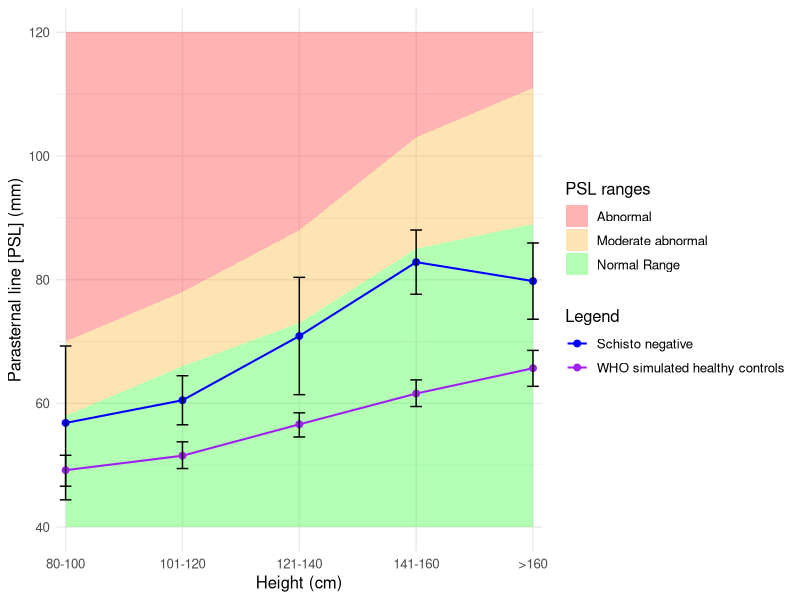

Generate this figure with R: (Note: this script raises an error after producing the figure.)
###############
#compare PSL to WHO ranges
##Clear environment
rm(list=ls())

library(dplyr)
library(ggplot2)
library(forcats)
#DATA####


#open main data doc ####

data <- read.csv("data_FINAL.csv")

#make sure age groups are in the right order
data<- data%>%mutate(age_group = fct_relevel(age_group, 
                                             "3-5", "6-10", "11-14", "15-20", "21-30", "31-40", ">40"))

####compare to healthy controls from Niamey protocol



#create height categories that fit with WHO healthy controls

data <- data %>%
  mutate(height_cat = case_when(height_cm >=80 & height_cm <101 ~ '80-100',
                                height_cm >=101 & height_cm <121 ~ '101-120',
                                height_cm >=121 & height_cm <141 ~ '121-140',
                                height_cm >=141 & height_cm <161 ~ '141-160',
                                height_cm >160 ~'>160'))

test2<-data%>%group_by(height_cat)%>%count()



nrow(data)

#convery psl to mm
data <- data %>%
  mutate(PSLmm = liverPSL_cm *10)

#create dataframe which only has schisto negative people
dfNEG <-data %>% select(height_cat, PSLmm, Portal_vein_diameter_mm, Positive, PosKK_CCA1)%>%
  filter(PosKK_CCA1 ==0)%>%
  mutate(Group = "END")%>%
  rename(height=height_cat)



nrow(dfNEG) #77

# Ensure height is a factor with the correct levels before summarizing
dfNEG$height <- factor(dfNEG$height, levels = c("80-100", "101-120", "121-140", "141-160", ">160"))

# Add confidence intervals and mean
dfNEG_summary <- dfNEG %>%
  group_by(height) %>% 
  summarize(
    mean = mean(PSLmm),
    sd_value = sd(PSLmm),
    n = n(),
    lower = mean - qt(0.975, df = n - 1) * sd_value / sqrt(n),
    upper = mean + qt(0.975, df = n - 1) * sd_value / sqrt(n)
  )

# Ensure height is a factor with the correct levels again, just in case
dfNEG_summary$height <- factor(dfNEG_summary$height, levels = c("80-100", "101-120", "121-140", "141-160", ">160"))

# View the summary
print(dfNEG_summary)

print(dfNEG_summary)

# Rename columns to match PSLNONwho
dfNEG_summary <- dfNEG_summary %>%
  rename(
    PSLmeanNON = mean,
    PSLconf_low = lower,
    PSLconf_high = upper
  )


# Data for negative only add in WHO points
data2 <- data.frame(
  height = c("80-100cm", "101-120cm", "121-140cm", "141-160cm", ">160cm"),
  mean = c(49,53,57,63,65),
  sd=c(4.5,6.5,7.9,10.1,11.6),
  sample=c(17,38,65,89,78),
  min2sd = c(58, 66, 73, 85, 89),
  max2sd = c(70, 78, 88, 103, 111),
  min4sd = c(70, 78, 88, 103, 111),
  max4sd = c(120, 120, 120, 120, 120))



#add mean and ci from raw data
data2$height <-dfNEG_summary$height
data2$raw_points <-dfNEG_summary$PSLmeanNON
data2$PSLconf_low <-dfNEG_summary$PSLconf_low
data2$PSLconf_high <-dfNEG_summary$PSLconf_high

print(data2)

#####simulate data from WHO mean and sd and plot this on graph as well
####
# Load necessary library
library(boot)


# Function to generate bootstrap samples and calculate mean
bootstrap_function <- function(data, indices) {
  sample_data <- data[indices]
  return(mean(sample_data))
}

# Initialize a list to store results
results <- list()

# Loop through each row in the data frame
for (i in 1:nrow(data2)) {
  mean <- data2$mean[i]
  sd <- data2$sd[i]
  sample_size <- data2$sample[i]
  
  # Generate the simulated data
  simulated_data <- rnorm(sample_size, mean, sd)
  
  # Perform bootstrap
  bootstrap_results <- boot(data = simulated_data, statistic = bootstrap_function, R = 1000)
  
  # Calculate 95% confidence intervals
  ci <- boot.ci(bootstrap_results, type = "perc")
  
  # Store results
  results[[i]] <- data.frame(
    height = data2$height[i],
    mean = mean(bootstrap_results$t),
    ci_lower = ci$percent[4],
    ci_upper = ci$percent[5]
  )
}

# Combine results into a single data frame
bootstrap_results_df <- do.call(rbind, results)

# Print the results
print(bootstrap_results_df)


# Combine the data frames for ggplot
data_combined <- merge(data2, bootstrap_results_df, by = "height")

# Create the plot
ggplot(data_combined, aes(x = height)) +
  # Shade area below min2sd
  geom_ribbon(aes(ymin = 40, ymax = min2sd, group = 1, fill="Normal Range"), alpha = 0.3) +
  # Shade area between min2sd and min4sd
  geom_ribbon(aes(ymin = min2sd, ymax = min4sd, group = 1, fill="Moderate abnormal"), alpha = 0.3) +
  # Shade area above min4sd
  geom_ribbon(aes(ymin = min4sd, ymax = max4sd, group = 1, fill="Abnormal"), alpha = 0.3) +
  # Schisto negative points
  geom_point(aes(y = raw_points, color="Schisto negative"), size = 2) +
  geom_line(aes(y = raw_points, group = 1, color="Schisto negative"), size = 0.7) +
  geom_errorbar(aes(ymin = PSLconf_low, ymax = PSLconf_high), width = 0.1, position = position_dodge(width = 0.3)) +
  # WHO simulated healthy controls points
  geom_point(data=bootstrap_results_df, aes(x=height, y = mean, color="WHO simulated healthy controls"), size = 2) +
  geom_line(data=bootstrap_results_df, aes(x=height, y = mean, group = 1, color="WHO simulated healthy controls"), size = 0.7) +
  geom_errorbar(data=bootstrap_results_df, aes(ymin = ci_lower, ymax = ci_upper), width = 0.1, position = position_dodge(width = 0.3)) +
  labs(x = "Height (cm)",
       y = "Parasternal line [PSL] (mm)",
       fill = "PSL ranges",
       color = "Legend") +
  scale_y_continuous(limits = c(40, 120)) +
  scale_x_discrete(expand = c(0.02,0))+
  scale_fill_manual(values = c("Normal Range" = "green", "Moderate abnormal" = "orange", "Abnormal" = "red")) +
  scale_color_manual(values = c("Schisto negative" = "blue", "WHO simulated healthy controls" = "purple")) +
  theme_minimal() +
  theme(text=element_text(size=12))

# Create the plot
ggplot(data2, aes(x = height)) +
  # Shade area below min2sd
  geom_ribbon(aes(ymin = 40, ymax = min2sd, group = 1, , fill="Normal Range"), alpha = 0.3) +
  # Shade area between min2sd and min4sd
  geom_ribbon(aes(ymin = min2sd, ymax = min4sd, group = 1, fill="Moderate abnormal"), alpha = 0.3) +
  # Shade area above min4sd
  geom_ribbon(aes(ymin = min4sd, ymax = max4sd, group = 1, fill="Abnormal"), alpha = 0.3) +
  # neg points
  geom_point(aes(y = raw_points, color="Schisto negative"), size = 2) +
  geom_line(aes(y = raw_points, group = 1, color="Schisto negative"), size = 0.7) +
  geom_errorbar(aes(ymin = PSLconf_low, ymax = PSLconf_high), width = 0.1, position = position_dodge(width = 0.3)) +
  # pos points
  # geom_point(aes(y = pos_points, color="Positive"), size = 2) +
  # geom_line(aes(y = pos_points, group = 1, color="Positive"), size = 0.7) +
  # geom_errorbar(aes(ymin = pos_low, ymax = pos_high, color="Positive"), width = 0.1, position = position_dodge(width = 0.3)) +
  
  labs(x = "Height (cm)",
       y = "Left parasternal line [PSL] (mm)",
       fill = "PSL ranges",
       color = "Legend")+  
  scale_y_continuous(limits = c(40, 120)) +
  scale_x_discrete(expand = c(0.02,0))+
  scale_fill_manual(values = colors[1:3]) +
  scale_color_manual(values = colors[4:5]) +
  theme_minimal()+
  theme(text=element_text(size=12))



######
#what does it look like when only have the positive people?
#
## Calculate means and confidence intervals
## 
## # Ensure height is a factor with the correct levels before summarizing
data$height_cat <- factor(data$height_cat, levels = c("80-100", "101-120", "121-140", "141-160", ">160"))

#create dataframe which only has schisto negative people
dfPOS <-data %>% select(height_cat, PSLmm, PosKK_CCA1)%>%
  filter(PosKK_CCA1 ==1)%>%
  mutate(Group = "END")%>%
  rename(height=height_cat)



# Add confidence intervals and mean
df_summaryPOS <- dfPOS %>%
  group_by(height) %>% 
  summarize(
    mean = mean(PSLmm),
    sd_value = sd(PSLmm),
    n = n(),
    lower = mean - qt(0.975, df = n - 1) * sd_value / sqrt(n),
    upper = mean + qt(0.975, df = n - 1) * sd_value / sqrt(n)
  )

# Ensure height is a factor with the correct levels again, just in case
df_summaryPOS$height <- factor(df_summaryPOS$height, levels = c("80-100", "101-120", "121-140", "141-160", ">160"))

# View the summary
print(df_summary)


# Rename columns to match PSLNONwho
df_summaryPOS <- df_summaryPOS %>%
  rename(
    PSLmeanNONPOS = mean,
    PSLconf_lowPOS = lower,
    PSLconf_highPOS = upper
  )


# Data for negative only add in WHO points
data2POS <- data.frame(
  min2sd = c(58, 66, 73, 85, 89),
  max2sd = c(70, 78, 88, 103, 111),
  min4sd = c(70, 78, 88, 103, 111),
  max4sd = c(120, 120, 120, 120, 120))

#add mean and ci from raw data
data2POS$height <-df_summaryPOS$height
data2POS$raw_pointsPOS <-df_summaryPOS$PSLmeanNONPOS
data2POS$PSLconf_lowPOS <-df_summaryPOS$PSLconf_lowPOS
data2POS$PSLconf_highPOS <-df_summaryPOS$PSLconf_highPOS

print(data2POS)

# # Convert height to a factor with specified levels
# Ensure height is treated as a factor with specified levels
data2POS$height <- factor(data2POS$height, levels = c("80-100", "101-120", "121-140", "141-160", ">160"))

colors <- c("Normal Range" = "green", "Moderate abnormal" = "yellow", "Abnormal" = "red", "Schisto positive" = "purple" )

# Create the plot
ggplot(data2POS, aes(x = height)) +
  # Shade area below min2sd
  geom_ribbon(aes(ymin = 40, ymax = min2sd, group = 1, , fill="Normal Range"), alpha = 0.3) +
  # Shade area between min2sd and min4sd
  geom_ribbon(aes(ymin = min2sd, ymax = min4sd, group = 1, fill="Moderate abnormal"), alpha = 0.3) +
  # Shade area above min4sd
  geom_ribbon(aes(ymin = min4sd, ymax = max4sd, group = 1, fill="Abnormal"), alpha = 0.3) +
  # neg points
  geom_point(aes(y = raw_pointsPOS, color="Schisto positive"), size = 2) +
  geom_line(aes(y = raw_pointsPOS, group = 1, color="Schisto positive"), size = 0.7) +
  geom_errorbar(aes(ymin = PSLconf_lowPOS, ymax = PSLconf_highPOS, color = "Schisto positive"), width = 0.1, position = position_dodge(width = 0.3)) +
  # pos points
  # geom_point(aes(y = pos_points, color="Positive"), size = 2) +
  # geom_line(aes(y = pos_points, group = 1, color="Positive"), size = 0.7) +
  # geom_errorbar(aes(ymin = pos_low, ymax = pos_high, color="Positive"), width = 0.1, position = position_dodge(width = 0.3)) +
  
  labs(x = "Height (cm)",
       y = "Left parasternal line [PSL] (mm)",
       fill = "PSL ranges",
       color = "Legend")+  
  scale_y_continuous(limits = c(40, 120)) +
  scale_x_discrete(expand = c(0.02,0))+
  scale_fill_manual(values = colors[1:3]) +
  scale_color_manual(values = colors[4:5]) +
  theme_minimal()+
  theme(text=element_text(size=12))





 